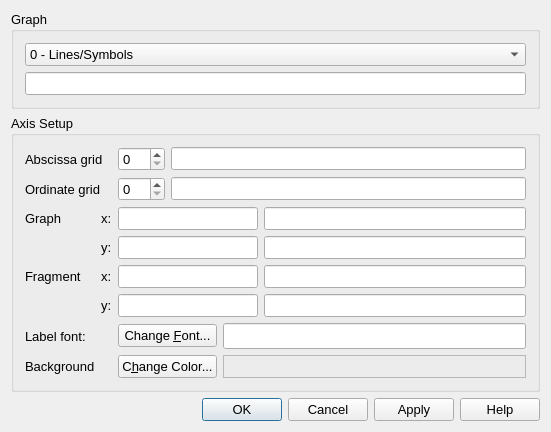
<?xml version="1.0" encoding="UTF-8"?>
<ui version="4.0">
 <class>LegendDialogData</class>
 <widget class="QDialog" name="LegendDialogData">
  <property name="windowModality">
   <enum>Qt::WindowModal</enum>
  </property>
  <property name="geometry">
   <rect>
    <x>0</x>
    <y>0</y>
    <width>551</width>
    <height>420</height>
   </rect>
  </property>
  <property name="font">
   <font>
    <pointsize>10</pointsize>
   </font>
  </property>
  <property name="windowTitle">
   <string>Legend and Configuration for: </string>
  </property>
  <property name="modal">
   <bool>true</bool>
  </property>
  <layout class="QVBoxLayout" name="verticalLayout_2">
   <item>
    <widget class="QGroupBox" name="buttonGroup1">
     <property name="sizePolicy">
      <sizepolicy hsizetype="Minimum" vsizetype="Minimum">
       <horstretch>0</horstretch>
       <verstretch>0</verstretch>
      </sizepolicy>
     </property>
     <property name="title">
      <string>Graph </string>
     </property>
     <layout class="QVBoxLayout" name="verticalLayout">
      <item>
       <widget class="QComboBox" name="comboBox1">
        <item>
         <property name="text">
          <string>0 - Lines/Symbols</string>
         </property>
        </item>
        <item>
         <property name="text">
          <string>1 - Cumulative</string>
         </property>
        </item>
       </widget>
      </item>
      <item>
       <widget class="QLineEdit" name="pTitle"/>
      </item>
     </layout>
    </widget>
   </item>
   <item>
    <widget class="QGroupBox" name="pAxis_2">
     <property name="sizePolicy">
      <sizepolicy hsizetype="Minimum" vsizetype="Minimum">
       <horstretch>0</horstretch>
       <verstretch>0</verstretch>
      </sizepolicy>
     </property>
     <property name="title">
      <string>Axis Setup</string>
     </property>
     <layout class="QGridLayout" name="gridLayout">
      <item row="0" column="0" colspan="2">
       <widget class="QLabel" name="TextLabel1">
        <property name="text">
         <string>Abscissa grid</string>
        </property>
        <property name="wordWrap">
         <bool>false</bool>
        </property>
       </widget>
      </item>
      <item row="0" column="2">
       <widget class="QSpinBox" name="pAxisX">
        <property name="toolTip">
         <string>Set the maximum number of major scale intervals for  bottom axis</string>
        </property>
        <property name="maximum">
         <number>10</number>
        </property>
       </widget>
      </item>
      <item row="0" column="3" colspan="3">
       <widget class="QLineEdit" name="pXname">
        <property name="toolTip">
         <string>Change the title of a bottom axis</string>
        </property>
        <property name="maxLength">
         <number>9</number>
        </property>
       </widget>
      </item>
      <item row="1" column="0" colspan="2">
       <widget class="QLabel" name="TextLabel1_3">
        <property name="text">
         <string>Ordinate grid</string>
        </property>
        <property name="wordWrap">
         <bool>false</bool>
        </property>
       </widget>
      </item>
      <item row="1" column="2">
       <widget class="QSpinBox" name="pAxisY">
        <property name="toolTip">
         <string>Set the maximum number of major scale intervals for  left axis</string>
        </property>
        <property name="maximum">
         <number>10</number>
        </property>
       </widget>
      </item>
      <item row="1" column="3" colspan="3">
       <widget class="QLineEdit" name="pYname">
        <property name="toolTip">
         <string>Change the title of a left axis</string>
        </property>
        <property name="maxLength">
         <number>9</number>
        </property>
       </widget>
      </item>
      <item row="2" column="0">
       <widget class="QLabel" name="TextLabel1_2">
        <property name="text">
         <string>Graph</string>
        </property>
        <property name="wordWrap">
         <bool>false</bool>
        </property>
       </widget>
      </item>
      <item row="2" column="1">
       <widget class="QLabel" name="TextLabel1_2_2">
        <property name="text">
         <string>x:</string>
        </property>
        <property name="wordWrap">
         <bool>false</bool>
        </property>
       </widget>
      </item>
      <item row="2" column="2" colspan="3">
       <widget class="QLineEdit" name="pX0">
        <property name="toolTip">
         <string>Change minimum x of the scale</string>
        </property>
       </widget>
      </item>
      <item row="2" column="5">
       <widget class="QLineEdit" name="pXn">
        <property name="toolTip">
         <string>Change  maximum x of the scale</string>
        </property>
       </widget>
      </item>
      <item row="3" column="1">
       <widget class="QLabel" name="TextLabel1_2_2_2">
        <property name="text">
         <string>y:</string>
        </property>
        <property name="wordWrap">
         <bool>false</bool>
        </property>
       </widget>
      </item>
      <item row="3" column="2" colspan="3">
       <widget class="QLineEdit" name="pY0">
        <property name="toolTip">
         <string>Change minimum y of the scale</string>
        </property>
       </widget>
      </item>
      <item row="3" column="5">
       <widget class="QLineEdit" name="pYn">
        <property name="toolTip">
         <string>Change maximum y of the scale</string>
        </property>
       </widget>
      </item>
      <item row="4" column="0">
       <widget class="QLabel" name="TextLabel1_2_3">
        <property name="text">
         <string>Fragment</string>
        </property>
        <property name="wordWrap">
         <bool>false</bool>
        </property>
       </widget>
      </item>
      <item row="4" column="1">
       <widget class="QLabel" name="TextLabel1_2_2_3">
        <property name="text">
         <string>x:</string>
        </property>
        <property name="wordWrap">
         <bool>false</bool>
        </property>
       </widget>
      </item>
      <item row="4" column="2" colspan="3">
       <widget class="QLineEdit" name="pfX0">
        <property name="toolTip">
         <string>Minimum</string>
        </property>
       </widget>
      </item>
      <item row="4" column="5">
       <widget class="QLineEdit" name="pfXn">
        <property name="toolTip">
         <string>Maximum</string>
        </property>
       </widget>
      </item>
      <item row="5" column="1">
       <widget class="QLabel" name="TextLabel1_2_2_2_2">
        <property name="text">
         <string>y:</string>
        </property>
        <property name="wordWrap">
         <bool>false</bool>
        </property>
       </widget>
      </item>
      <item row="5" column="2" colspan="3">
       <widget class="QLineEdit" name="pfY0">
        <property name="toolTip">
         <string>Minimum</string>
        </property>
       </widget>
      </item>
      <item row="5" column="5">
       <widget class="QLineEdit" name="pfYn">
        <property name="toolTip">
         <string>Maximum</string>
        </property>
       </widget>
      </item>
      <item row="6" column="0">
       <widget class="QLabel" name="textLabel2">
        <property name="sizePolicy">
         <sizepolicy hsizetype="Minimum" vsizetype="Preferred">
          <horstretch>0</horstretch>
          <verstretch>0</verstretch>
         </sizepolicy>
        </property>
        <property name="toolTip">
         <string/>
        </property>
        <property name="text">
         <string>Label font:</string>
        </property>
        <property name="wordWrap">
         <bool>false</bool>
        </property>
       </widget>
      </item>
      <item row="6" column="2" colspan="2">
       <widget class="QPushButton" name="pBtnChangeFont">
        <property name="text">
         <string>Change &amp;Font...</string>
        </property>
       </widget>
      </item>
      <item row="6" column="4" colspan="2">
       <widget class="QLineEdit" name="pLabelFont">
        <property name="font">
         <font>
          <pointsize>11</pointsize>
         </font>
        </property>
        <property name="toolTip">
         <string>This label font is common for all graphs</string>
        </property>
        <property name="readOnly">
         <bool>true</bool>
        </property>
       </widget>
      </item>
      <item row="7" column="0">
       <widget class="QLabel" name="label">
        <property name="text">
         <string>Background</string>
        </property>
       </widget>
      </item>
      <item row="7" column="2" colspan="2">
       <widget class="QPushButton" name="buttomColor">
        <property name="sizePolicy">
         <sizepolicy hsizetype="Preferred" vsizetype="Preferred">
          <horstretch>0</horstretch>
          <verstretch>0</verstretch>
         </sizepolicy>
        </property>
        <property name="text">
         <string>C&amp;hange Color...</string>
        </property>
       </widget>
      </item>
      <item row="7" column="4" colspan="2">
       <widget class="QFrame" name="pColor">
        <property name="sizePolicy">
         <sizepolicy hsizetype="Preferred" vsizetype="Preferred">
          <horstretch>0</horstretch>
          <verstretch>0</verstretch>
         </sizepolicy>
        </property>
        <property name="frameShape">
         <enum>QFrame::StyledPanel</enum>
        </property>
        <property name="frameShadow">
         <enum>QFrame::Raised</enum>
        </property>
       </widget>
      </item>
     </layout>
    </widget>
   </item>
   <item>
    <widget class="QDialogButtonBox" name="buttonBox">
     <property name="standardButtons">
      <set>QDialogButtonBox::Apply|QDialogButtonBox::Cancel|QDialogButtonBox::Help|QDialogButtonBox::Ok</set>
     </property>
    </widget>
   </item>
  </layout>
 </widget>
 <layoutdefault spacing="6" margin="11"/>
 <tabstops>
  <tabstop>pAxisX</tabstop>
  <tabstop>pXname</tabstop>
  <tabstop>pYname</tabstop>
  <tabstop>pX0</tabstop>
  <tabstop>pXn</tabstop>
  <tabstop>pY0</tabstop>
  <tabstop>pYn</tabstop>
  <tabstop>pfX0</tabstop>
  <tabstop>pfXn</tabstop>
  <tabstop>pfY0</tabstop>
  <tabstop>pfYn</tabstop>
  <tabstop>pBtnChangeFont</tabstop>
  <tabstop>pLabelFont</tabstop>
  <tabstop>comboBox1</tabstop>
 </tabstops>
 <resources/>
 <connections/>
</ui>
